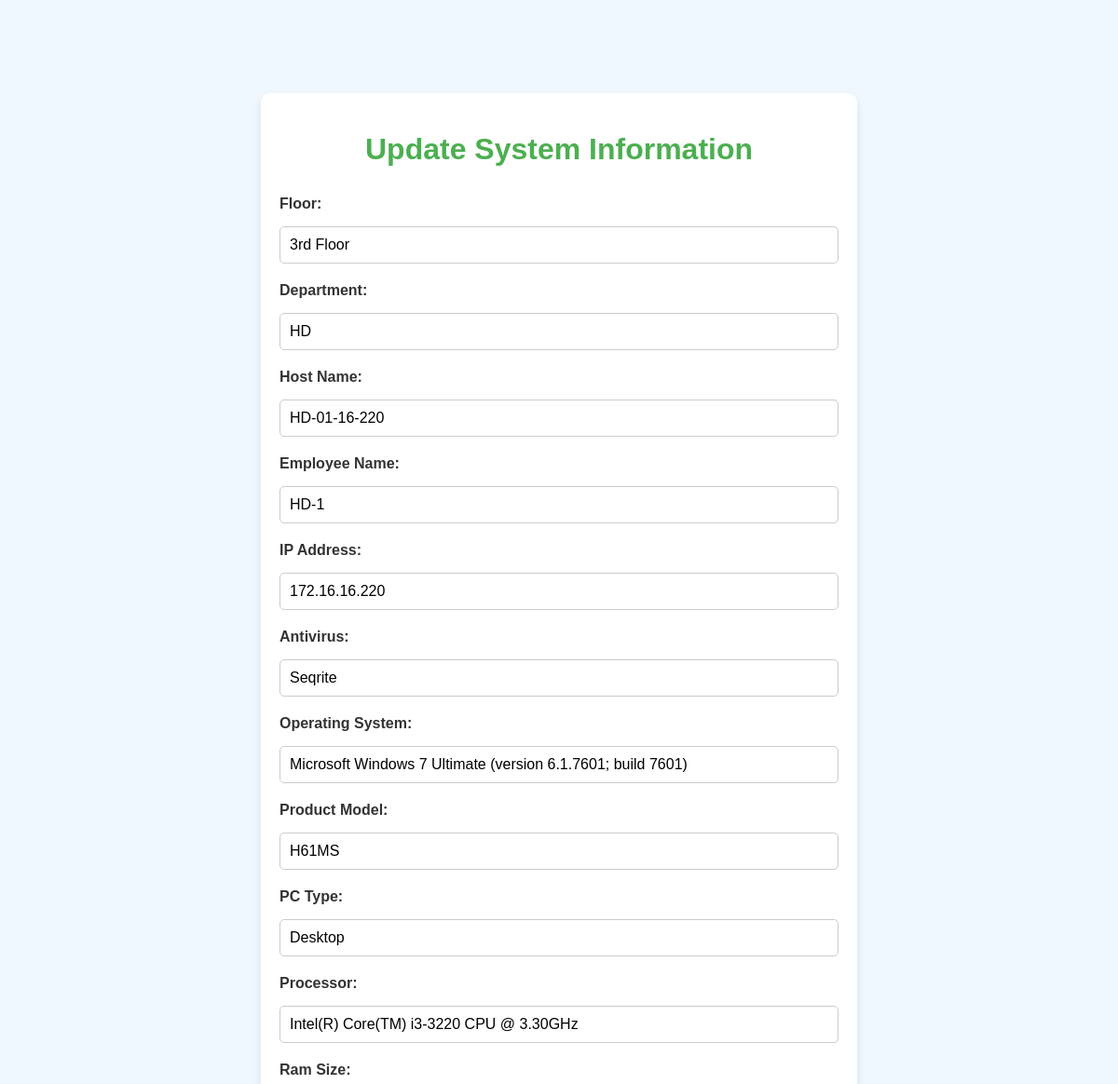
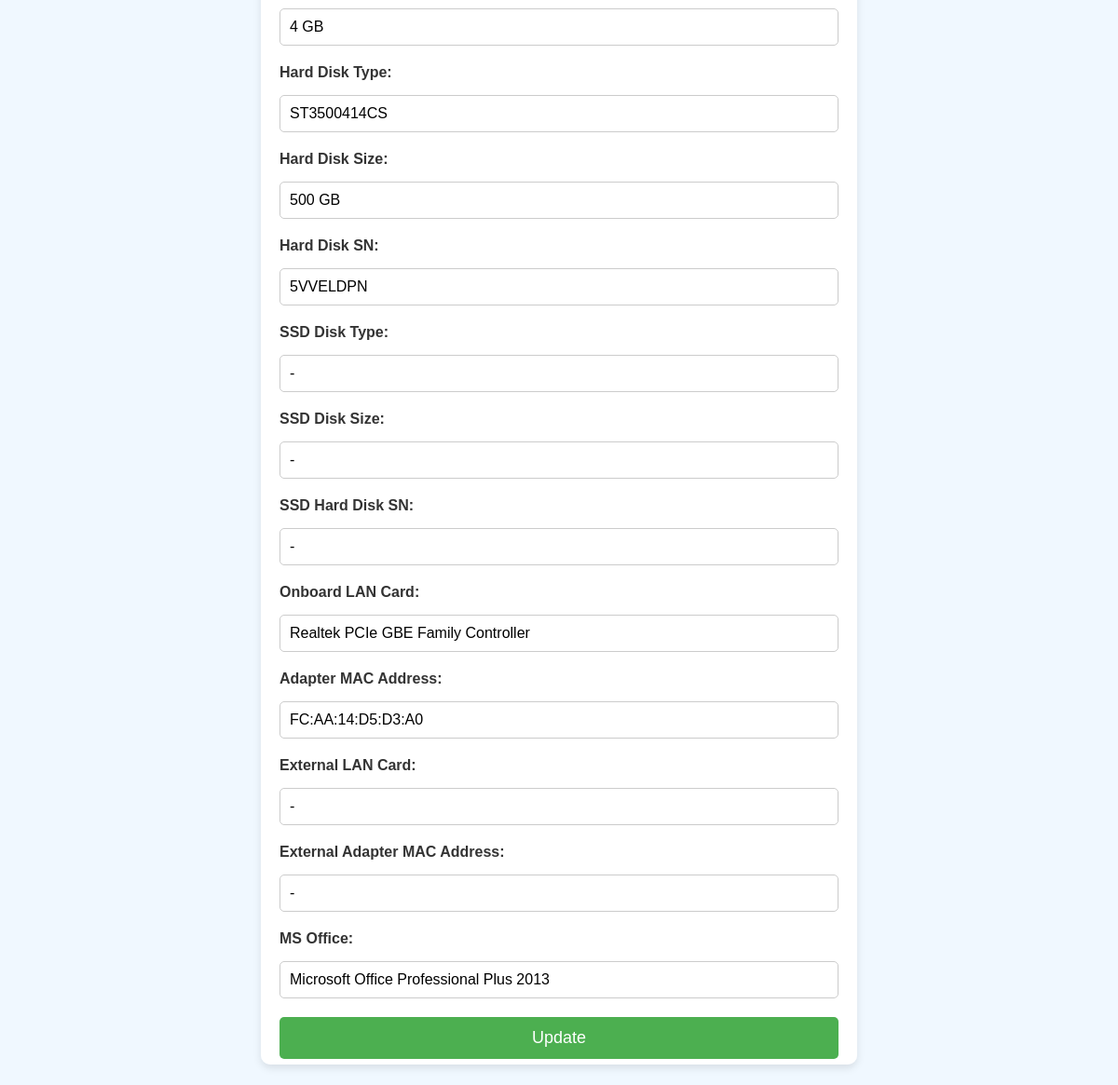
/update_system/1 (signed in), run on the app's committed database (2 pictures, top to bottom).
### app.py (models this page shows)
class Inventory(db.Model):
    id = db.Column(db.Integer, primary_key=True)
    floor = db.Column(db.String(50))
    department = db.Column(db.String(100))
    host_name = db.Column(db.String(100))
    employee_name = db.Column(db.String(100))
    ip_address = db.Column(db.String(50))
    antivirus = db.Column(db.String(50))
    operating_system = db.Column(db.String(100))
    product_model = db.Column(db.String(100))
    pc_type = db.Column(db.String(50))
    processor = db.Column(db.String(100))
    ram_size = db.Column(db.String(50))
    hard_disk_type = db.Column(db.String(50))
    hard_disk_size = db.Column(db.String(50))
    hard_disk_sn = db.Column(db.String(100))
    ssd_disk_type = db.Column(db.String(50))
    ssd_disk_size = db.Column(db.String(50))
    ssd_hard_disk_sn = db.Column(db.String(100))
    on_board_lan_card = db.Column(db.String(50))
    adapter_mac_address = db.Column(db.String(100))
    external_lan_card = db.Column(db.String(50))
    external_adapter_mac_address = db.Column(db.String(100))
    ms_office = db.Column(db.String(50))

### app.py (the view)
@app.route('/update_system/<int:id>', methods=['GET', 'POST'])
def update_system(id):
    if 'user' not in session:
        return redirect(url_for('login'))
    inventory = Inventory.query.get_or_404(id)
    if request.method == 'POST':
        for key, value in request.form.items():
            setattr(inventory, key, value)
        db.session.commit()
        flash('System updated successfully!', 'success')
        return redirect(url_for('system'))
    return render_template('update_system.html', inventory=inventory)

### Templates/update_system.html (shortened to what this page needs)
<!DOCTYPE html>
<html lang="en">
<head>
</head>
<body>
    <div class="form-container">
        <h1>Update System Information</h1>
        <form method="POST">
            <label for="floor">Floor:</label>
            <input type="text" id="floor" name="floor" value="{{ inventory.floor }}" required><br>
            <label for="department">Department:</label>
            <input type="text" id="department" name="department" value="{{ inventory.department }}" required><br>
            <label for="host_name">Host Name:</label>
            <input type="text" id="host_name" name="host_name" value="{{ inventory.host_name }}" required><br>
            <label for="employee_name">Employee Name:</label>
            <input type="text" id="employee_name" name="employee_name" value="{{ inventory.employee_name }}" required><br>
            <label for="ip_address">IP Address:</label>
            <input type="text" id="ip_address" name="ip_address" value="{{ inventory.ip_address }}" required><br>
            <label for="antivirus">Antivirus:</label>
            <input type="text" id="antivirus" name="antivirus" value="{{ inventory.antivirus }}" required><br>
            <label for="operating_system">Operating System:</label>
            <input type="text" id="operating_system" name="operating_system" value="{{ inventory.operating_system }}" required><br>
            <label for="product_model">Product Model:</label>
            <input type="text" id="product_model" name="product_model" value="{{ inventory.product_model }}" required><br>
            <label for="pc_type">PC Type:</label>
            <input type="text" id="pc_type" name="pc_type" value="{{ inventory.pc_type }}" required><br>
            <label for="processor">Processor:</label>
            <input type="text" id="processor" name="processor" value="{{ inventory.processor }}" required><br>
            <label for="ram_size">Ram Size:</label>
            <input type="text" id="ram_size" name="ram_size" value="{{ inventory.ram_size }}" required><br>
            <label for="hard_disk_type">Hard Disk Type:</label>
            <input type="text" id="hard_disk_type" name="hard_disk_type" value="{{ inventory.hard_disk_type }}" required><br>
            <label for="hard_disk_size">Hard Disk Size:</label>
            <input type="text" id="hard_disk_size" name="hard_disk_size" value="{{ inventory.hard_disk_size }}" required><br>
            <label for="hard_disk_sn">Hard Disk SN:</label>
            <input type="text" id="hard_disk_sn" name="hard_disk_sn" value="{{ inventory.hard_disk_sn }}" required><br>
            <label for="ssd_disk_type">SSD Disk Type:</label>
            <input type="text" id="ssd_disk_type" name="ssd_disk_type" value="{{ inventory.ssd_disk_type }}" required><br>
            <label for="ssd_disk_size">SSD Disk Size:</label>
            <input type="text" id="ssd_disk_size" name="ssd_disk_size" value="{{ inventory.ssd_disk_size }}" required><br>
            <label for="ssd_hard_disk_sn">SSD Hard Disk SN:</label>
            <input type="text" id="ssd_hard_disk_sn" name="ssd_hard_disk_sn" value="{{ inventory.ssd_hard_disk_sn }}" required><br>
            <label for="on_board_lan_card">Onboard LAN Card:</label>
            <input type="text" id="on_board_lan_card" name="on_board_lan_card" value="{{ inventory.on_board_lan_card }}" required><br>
            <label for="adapter_mac_address">Adapter MAC Address:</label>
            <input type="text" id="adapter_mac_address" name="adapter_mac_address" value="{{ inventory.adapter_mac_address }}" required><br>
            <label for="external_lan_card">External LAN Card:</label>
            <input type="text" id="external_lan_card" name="external_lan_card" value="{{ inventory.external_lan_card }}" required><br>
            <label for="external_adapter_mac_address">External Adapter MAC Address:</label>
            <input type="text" id="external_adapter_mac_address" name="external_adapter_mac_address" value="{{ inventory.external_adapter_mac_address }}" required><br>
            <label for="ms_office">MS Office:</label>
            <input type="text" id="ms_office" name="ms_office" value="{{ inventory.ms_office }}" required><br>
            <input type="submit" value="Update">
        </form>
    </div>
</body>
</html>

### Templates/update_system.html (style rules this page uses)
body { font-family: Arial, sans-serif; background-color: #f0f8ff; color: #333; margin: 0; padding: 0; display: flex; justify-content: center; align-items: center; height: 100vh; overflow: hidden; }
.form-container { background-color: #ffffff; padding: 20px; border-radius: 10px; box-shadow: 0 4px 8px rgba(0, 0, 0, 0.1); width: 50%; max-height: 90vh; overflow-y: auto; }
h1 { text-align: center; color: #4CAF50; }
label { font-size: 16px; font-weight: bold; margin: 10px 0 5px; display: inline-block; }
input[type="text"] { width: 100%; padding: 10px; margin: 10px 0; border: 1px solid #ccc; border-radius: 5px; font-size: 16px; box-sizing: border-box; }
input[type="submit"] { background-color: #4CAF50; color: white; border: none; padding: 12px 20px; border-radius: 5px; font-size: 18px; cursor: pointer; width: 100%; margin-top: 10px; }

### data on the page
Inventory: floor "3rd Floor", department "HD", host_name "HD-01-16-220", employee_name "HD-1", ip_address "172.16.16.220", antivirus "Seqrite", operating_system "Microsoft Windows 7 Ultimate (version 6.1.7601; build 7601)", product_model "H61MS", pc_type "Desktop", processor "Intel(R) Core(TM) i3-3220 CPU @ 3.30GHz", ram_size "4 GB", hard_disk_type "ST3500414CS", hard_disk_size "500 GB", hard_disk_sn "5VVELDPN", ssd_disk_type "-", ssd_disk_size "-", ssd_hard_disk_sn "-", on_board_lan_card "Realtek PCIe GBE Family Controller", adapter_mac_address "FC:AA:14:D5:D3:A0", external_lan_card "-", external_adapter_mac_address "-", ms_office "Microsoft Office Professional Plus 2013"
